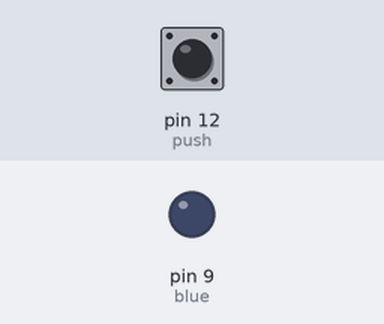
The sketch below on a simulated Arduino Uno, built with avr-gcc and run on an emulated ATmega328P. On the bench: output pins drawn as LEDs (lit = HIGH). The inputs (shaded band) are chosen by the test bench; at power-on: pin 12 (push) LOW.

Above: at 1.2 s.
1.3 s: pin 12 (push) pulled HIGH for 0.15 s
At 2.6 s:
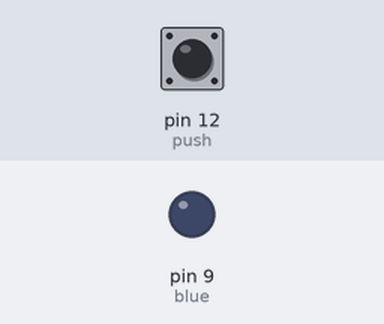
3.0 s: pin 12 (push) pulled HIGH for 0.15 s
At 3.17 s:
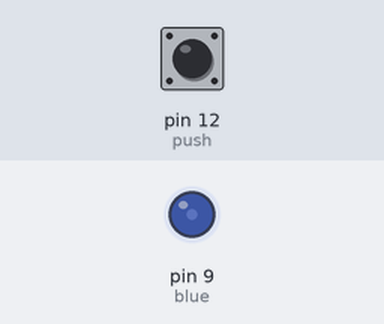
4.7 s: pin 12 (push) pulled HIGH for 3.2 s
At 9.0 s:
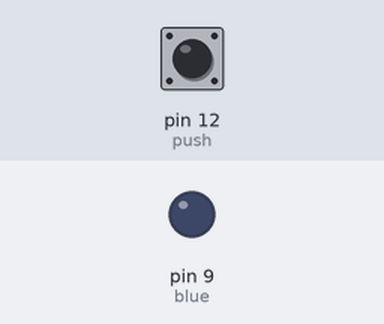
Timing chart, 0 to 10.5 s (numbered marks = the images above; inputs shaded):
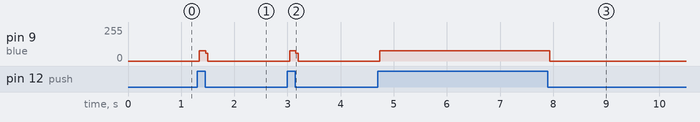

The sketch:

Push_Button.ino
```cpp
const int push=12;
const int blue=9;
void setup() {
  // put your setup code here, to run once:
  pinMode(push,INPUT);
  pinMode(blue,OUTPUT);

}

void loop() {
  // put your main code here, to run repeatedly:
  if(digitalRead(push))
  {
    digitalWrite(blue,HIGH);
  }
  digitalWrite(blue,LOW);
}
```

Measured:
- after the input at 1.3 s, pin 9 (blue): 0/255 → 78/255 at once, → 0/255 0.12 s later
- after the input at 3.0 s, pin 9 (blue): 0/255 → 78/255 at once, → 0/255 0.12 s later
- after the input at 4.7 s, pin 9 (blue): 0/255 → 78/255 at once, → 0/255 3.2 s later
